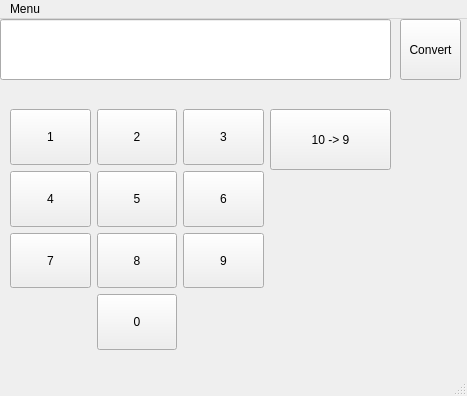
<?xml version="1.0" encoding="UTF-8"?>
<ui version="4.0">
 <class>MainWindow</class>
 <widget class="QMainWindow" name="MainWindow">
  <property name="enabled">
   <bool>true</bool>
  </property>
  <property name="geometry">
   <rect>
    <x>0</x>
    <y>0</y>
    <width>467</width>
    <height>396</height>
   </rect>
  </property>
  <property name="sizePolicy">
   <sizepolicy hsizetype="Fixed" vsizetype="Fixed">
    <horstretch>0</horstretch>
    <verstretch>0</verstretch>
   </sizepolicy>
  </property>
  <property name="windowTitle">
   <string>Num Converter</string>
  </property>
  <property name="statusTip">
   <string/>
  </property>
  <widget class="QWidget" name="centralwidget">
   <widget class="QLineEdit" name="lineEdit">
    <property name="geometry">
     <rect>
      <x>0</x>
      <y>0</y>
      <width>391</width>
      <height>61</height>
     </rect>
    </property>
   </widget>
   <widget class="QPushButton" name="pushButton_change_mode">
    <property name="geometry">
     <rect>
      <x>270</x>
      <y>90</y>
      <width>121</width>
      <height>61</height>
     </rect>
    </property>
    <property name="text">
     <string>10 -&gt; 9</string>
    </property>
   </widget>
   <widget class="QPushButton" name="pushButton_convert">
    <property name="geometry">
     <rect>
      <x>400</x>
      <y>0</y>
      <width>61</width>
      <height>61</height>
     </rect>
    </property>
    <property name="text">
     <string>Convert</string>
    </property>
   </widget>
   <widget class="QWidget" name="layoutWidget">
    <property name="geometry">
     <rect>
      <x>10</x>
      <y>90</y>
      <width>254</width>
      <height>241</height>
     </rect>
    </property>
    <layout class="QGridLayout" name="gridLayout_2">
     <item row="1" column="1">
      <widget class="QPushButton" name="pushButton5">
       <property name="sizePolicy">
        <sizepolicy hsizetype="Preferred" vsizetype="Preferred">
         <horstretch>0</horstretch>
         <verstretch>0</verstretch>
        </sizepolicy>
       </property>
       <property name="text">
        <string>5</string>
       </property>
      </widget>
     </item>
     <item row="1" column="0">
      <widget class="QPushButton" name="pushButton4">
       <property name="sizePolicy">
        <sizepolicy hsizetype="Preferred" vsizetype="Preferred">
         <horstretch>0</horstretch>
         <verstretch>0</verstretch>
        </sizepolicy>
       </property>
       <property name="text">
        <string>4</string>
       </property>
      </widget>
     </item>
     <item row="1" column="2">
      <widget class="QPushButton" name="pushButton6">
       <property name="sizePolicy">
        <sizepolicy hsizetype="Preferred" vsizetype="Preferred">
         <horstretch>0</horstretch>
         <verstretch>0</verstretch>
        </sizepolicy>
       </property>
       <property name="text">
        <string>6</string>
       </property>
      </widget>
     </item>
     <item row="0" column="2">
      <widget class="QPushButton" name="pushButton3">
       <property name="sizePolicy">
        <sizepolicy hsizetype="Preferred" vsizetype="Preferred">
         <horstretch>0</horstretch>
         <verstretch>0</verstretch>
        </sizepolicy>
       </property>
       <property name="text">
        <string>3</string>
       </property>
      </widget>
     </item>
     <item row="3" column="1">
      <widget class="QPushButton" name="pushButton0">
       <property name="sizePolicy">
        <sizepolicy hsizetype="Preferred" vsizetype="Preferred">
         <horstretch>0</horstretch>
         <verstretch>0</verstretch>
        </sizepolicy>
       </property>
       <property name="text">
        <string>0</string>
       </property>
      </widget>
     </item>
     <item row="2" column="0">
      <widget class="QPushButton" name="pushButton7">
       <property name="sizePolicy">
        <sizepolicy hsizetype="Preferred" vsizetype="Preferred">
         <horstretch>0</horstretch>
         <verstretch>0</verstretch>
        </sizepolicy>
       </property>
       <property name="text">
        <string>7</string>
       </property>
      </widget>
     </item>
     <item row="0" column="1">
      <widget class="QPushButton" name="pushButton2">
       <property name="sizePolicy">
        <sizepolicy hsizetype="Preferred" vsizetype="Preferred">
         <horstretch>0</horstretch>
         <verstretch>0</verstretch>
        </sizepolicy>
       </property>
       <property name="text">
        <string>2</string>
       </property>
      </widget>
     </item>
     <item row="2" column="1">
      <widget class="QPushButton" name="pushButton8">
       <property name="sizePolicy">
        <sizepolicy hsizetype="Preferred" vsizetype="Preferred">
         <horstretch>0</horstretch>
         <verstretch>0</verstretch>
        </sizepolicy>
       </property>
       <property name="text">
        <string>8</string>
       </property>
      </widget>
     </item>
     <item row="2" column="2">
      <widget class="QPushButton" name="pushButton9">
       <property name="sizePolicy">
        <sizepolicy hsizetype="Preferred" vsizetype="Preferred">
         <horstretch>0</horstretch>
         <verstretch>0</verstretch>
        </sizepolicy>
       </property>
       <property name="text">
        <string>9</string>
       </property>
      </widget>
     </item>
     <item row="0" column="0">
      <widget class="QPushButton" name="pushButton1">
       <property name="sizePolicy">
        <sizepolicy hsizetype="Preferred" vsizetype="Preferred">
         <horstretch>0</horstretch>
         <verstretch>0</verstretch>
        </sizepolicy>
       </property>
       <property name="text">
        <string>1</string>
       </property>
       <property name="flat">
        <bool>false</bool>
       </property>
      </widget>
     </item>
    </layout>
   </widget>
  </widget>
  <widget class="QMenuBar" name="menubar">
   <property name="geometry">
    <rect>
     <x>0</x>
     <y>0</y>
     <width>467</width>
     <height>22</height>
    </rect>
   </property>
   <widget class="QMenu" name="menu">
    <property name="title">
     <string>Menu</string>
    </property>
   </widget>
   <addaction name="menu"/>
  </widget>
  <widget class="QStatusBar" name="statusbar"/>
 </widget>
 <resources/>
 <connections/>
</ui>
